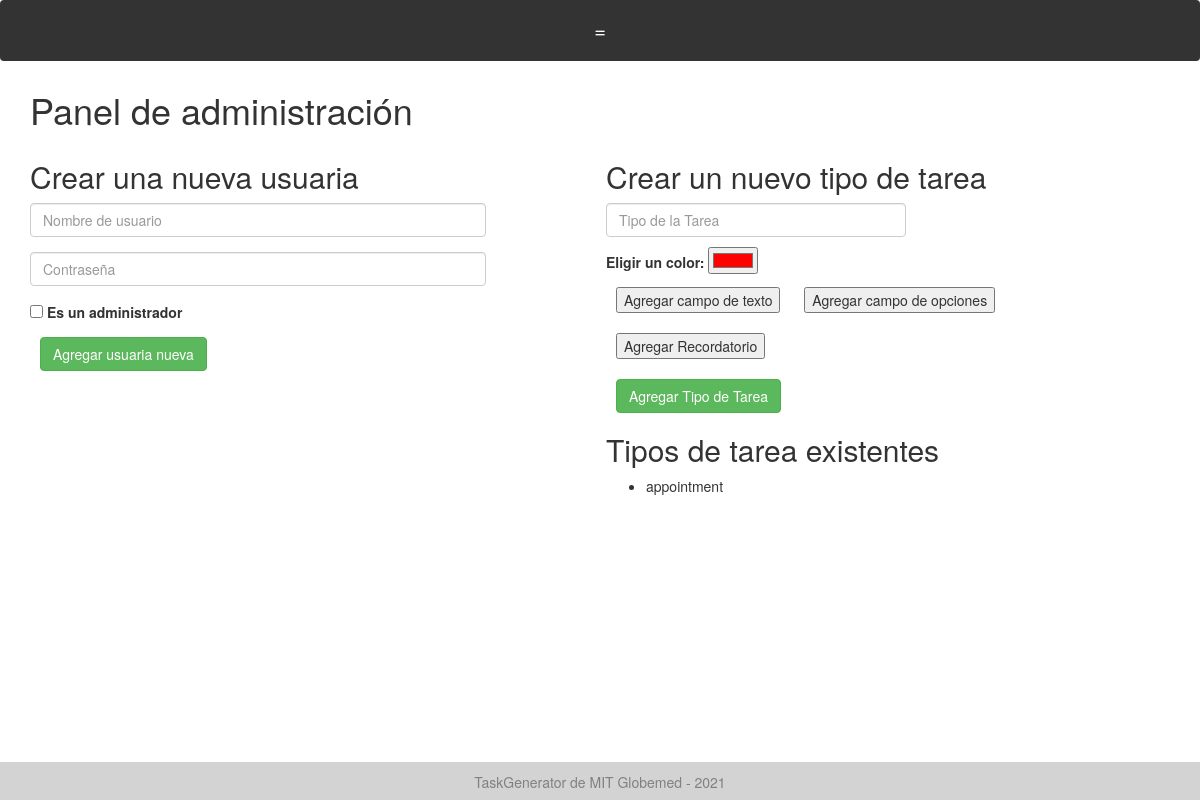
The page /dashboard (signed in) on the database as committed earlier.
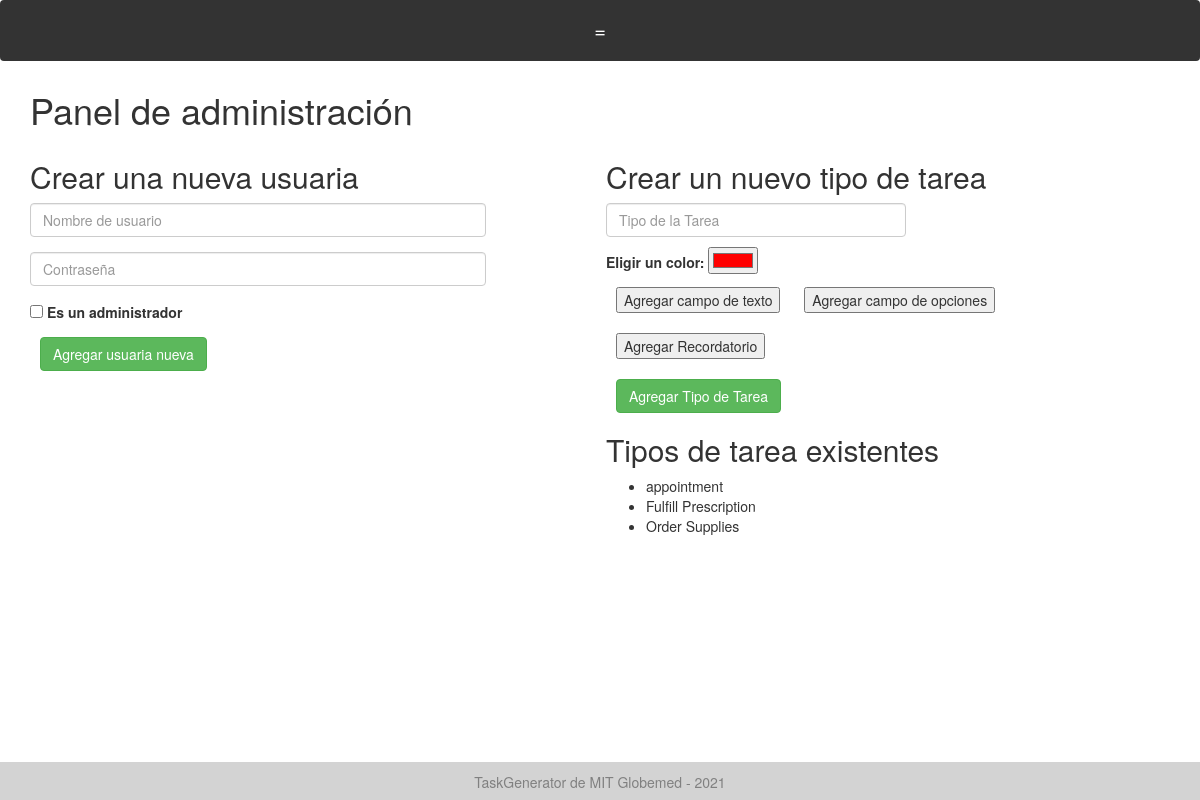
The same page on the database as committed later.
### models.py (models this page shows)
class TaskType(Base):
    __tablename__ = "task_types"
    id = Column(Integer, primary_key=True)
    task_type = Column(String)
    required_fields = Column(PickleType) # list of strings that are required keys in the fields entry of a task
    optional_fields = Column(PickleType) # list of strings that are allowed but not required keys in the fields entry of a task
    reminders = Column(PickleType) # list of dates for when reminders should go off
    color = Column(String)

### app.py (the view)
@app.route('/dashboard')
@check_login_wrapper
def dashboard():
    return render_template("dashboard.html", task_types = get_task_types(), units= UNITS)

### app.py (called while the page is built)
def check_login_wrapper(func):
    @wraps(func)
    def inner(*args, **kwargs):
        if "username" not in login_session:
            flash("Please login to see that page." if login_session["language"] == "English" else "Inicie sesión para ver esa página")
            return redirect(url_for('login'))
        if "language" not in login_session:
            login_session["language"] = "Spanish"
        return func(*args, **kwargs)
    return inner

### database.py (called while the page is built)
def get_task_types():
    return session.query(TaskType).all()

### templates/dashboard.html (shortened to what this page needs)
{% extends "layout.html" %}
{% block body %}
  <h1>{{text['Admin Dashboard']}}</h1>
  <div class="row">
        <div style="width: 40%; max-width: 600px; float: left; ">
          <form action="{{ url_for('add_user') }}" method = 'post'>
          	<h2>{{text['Create a New User']}}</h2>
            <div class="form-group">
              <input id="input_username1" class="username form-control" type="text" name="username" placeholder="{{text['Username']}}">
            </div>
            <div class="form-group">
              <input id="input_password1" class="username form-control" type="text" name="password" placeholder="{{text['Password']}}">
            </div>
            <input type="checkbox" name="is_admin" value="is_admin">
        	  <label for="is_admin"> {{text['Is an admin']}} </label><br>
            <button class="btn btn-success" type="submit" id="submit_new_user"> {{text['Add New User']}} </button>
          </form>
        </div>
        <div style="margin-left:120px; width: calc(60% - 120px); float: left; ">
          <form action="{{ url_for('add_task_type') }}" method = 'post'>
            <h2>{{text['Create a New Task Type']}}</h2>
            <div>
              <input id="task_type" class="username form-control" type="text" name="task_type" placeholder="{{text['Task Type']}}" required style="display: inline; max-width: 300px; margin-bottom: 10px">
              <br>
              <label for="task_color">{{text['Select color']}}:</label>
              <input type="color" id="task_color" name="task_color" value="#ff0000">
            </div>
            <button type="button" onclick="addField()" style="margin: 10px;">{{text['Add Text Field']}}</button>
            <button type="button" onclick="addOptionField()" style="margin: 10px;">{{text['Add Option Field']}}</button>
            <button type="button" onclick="addReminder()" style="margin: 10px;">{{text['Add Reminder']}}</button>
            <br>
            <button class="btn btn-success" type="submit" id="submit_new_user"> {{text['Add Task Type']}} </button>
          </form>
          <h2>{{text['Existing Task Types']}}</h2>
          <ul>
          {% for task_type in task_types %}
            <li>
                <span class="tooltip2" >
                    {{task_type.task_type}}
                </span>
            </li>
          {% endfor %}
          </ul>
      </div>
  </div>
{%endblock%}

Rows that differ between the two databases and show on the page:
added TaskType: task_type "Fulfill Prescription"
added TaskType: task_type "Order Supplies"
